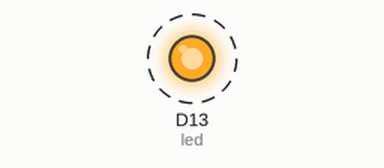
Recording of a program running on a simulated CircuitPython board. Shown: output pins drawn as LEDs (lit = HIGH). Dashed ring = blinking. What the program prints to the serial console is not drawn.

Above: at 0.5 s.
Timing chart, 0 to 4.6 s (numbered marks = the images above):
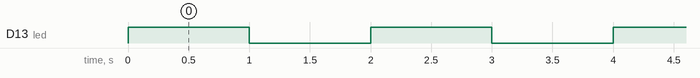

The program:

code.py
```python
# https://learn.adafruit.com/adafruit-metro-m4-express-featuring-atsamd51

import board
import digitalio
import time

led = digitalio.DigitalInOut(board.D13)
led.direction = digitalio.Direction.OUTPUT

while True:
    print("Hello, CircuitPython!")
    led.value = True
    time.sleep(1)
    led.value = False
    time.sleep(1)
```

Measured:
- by itself, D13 (led): alternates HIGH for 1.0 s and LOW for 1.0 s
